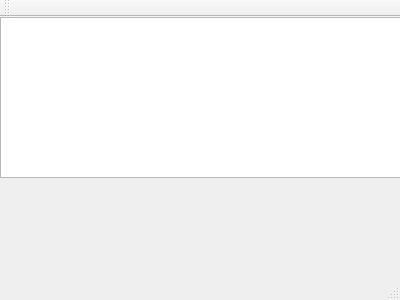
<?xml version="1.0" encoding="UTF-8"?>
<ui version="4.0">
 <class>MainWindow</class>
 <widget class="QMainWindow" name="MainWindow">
  <property name="geometry">
   <rect>
    <x>0</x>
    <y>0</y>
    <width>400</width>
    <height>300</height>
   </rect>
  </property>
  <property name="windowTitle">
   <string>MainWindow</string>
  </property>
  <widget class="QWidget" name="centralWidget">
   <widget class="QTextBrowser" name="textBrowser">
    <property name="geometry">
     <rect>
      <x>0</x>
      <y>0</y>
      <width>401</width>
      <height>161</height>
     </rect>
    </property>
   </widget>
  </widget>
  <widget class="QMenuBar" name="menuBar">
   <property name="geometry">
    <rect>
     <x>0</x>
     <y>0</y>
     <width>400</width>
     <height>21</height>
    </rect>
   </property>
  </widget>
  <widget class="QToolBar" name="mainToolBar">
   <attribute name="toolBarArea">
    <enum>TopToolBarArea</enum>
   </attribute>
   <attribute name="toolBarBreak">
    <bool>false</bool>
   </attribute>
  </widget>
  <widget class="QStatusBar" name="statusBar"/>
 </widget>
 <layoutdefault spacing="6" margin="11"/>
 <resources/>
 <connections/>
</ui>
